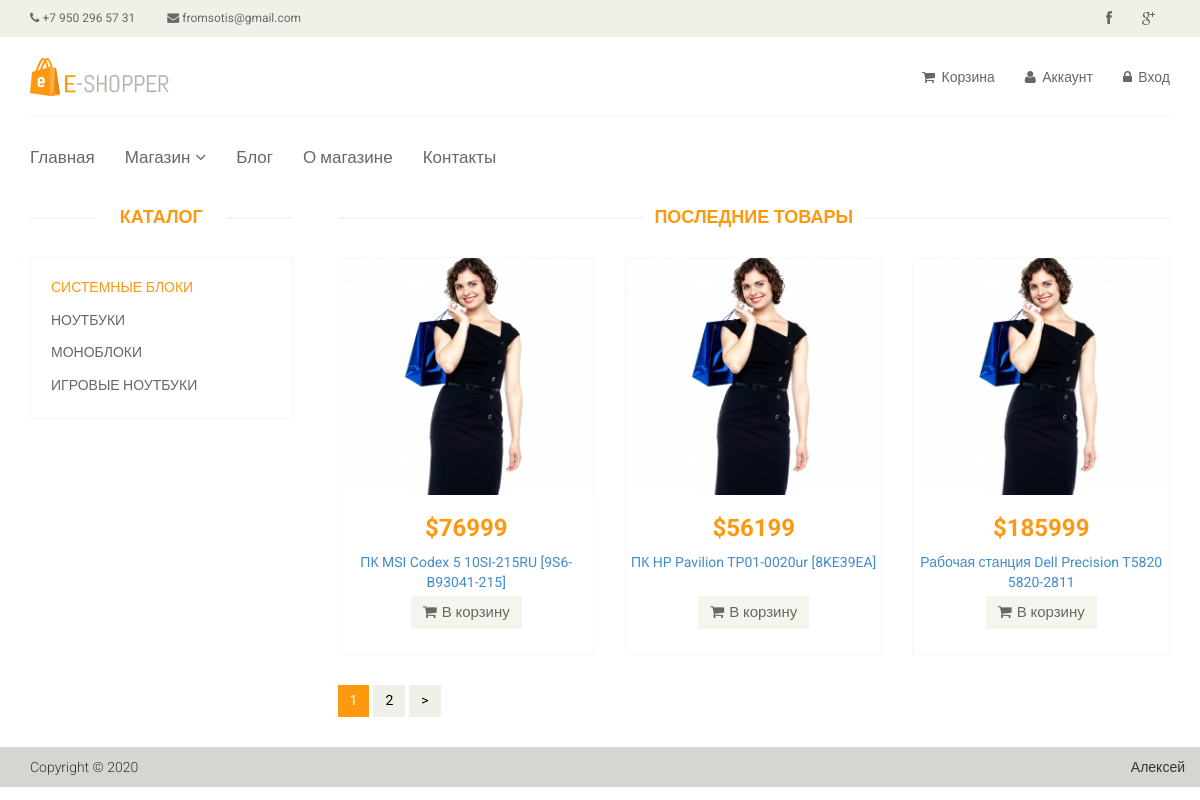
Page /category/1 on the committed database.
### tables this page shows
CREATE TABLE IF NOT EXISTS `category`
(
    `id` INT(11) NOT NULL AUTO_INCREMENT PRIMARY KEY,
    `name` VARCHAR(50) NOT NULL,
    `sort_order` INT(1) NOT NULL DEFAULT '0',
    `status` INT(1) NOT NULL DEFAULT '1'
);

CREATE TABLE IF NOT EXISTS `product`
(
    `id` INT(11) NOT NULL AUTO_INCREMENT PRIMARY KEY,
    `name` VARCHAR(255) NOT NULL,
    `category_id` INT(11) NOT NULL,
    `code` INT(11) NOT NULL,
    `price` FLOAT NOT NULL,
    `availability` INT(11) NOT NULL DEFAULT '1',  
    `brand` VARCHAR(50) NOT NULL,
    `image` VARCHAR(50) NULL DEFAULT NULL,  
    `description` TEXT NOT NULL,
    `is_new` INT(1) NOT NULL DEFAULT '0',
    `is_recommended` INT(1) NOT NULL DEFAULT '0',
    `status` INT(1) NOT NULL DEFAULT '1'
);

### config/routes.php (called while the page is built)
<?php
return [
    'product/([0-9]+)' => 'product/view/$1',
    'catalog' => 'catalog/index',
    'category/([0-9]+)/page-([0-9]+)' => 'catalog/category/$1/$2',
    'category/([0-9]+)' => 'catalog/category/$1',
    'user/register' => 'user/register',
    '' => 'site/index',
];

### controllers/CatalogController.php (called while the page is built, shortened)
<?php
class CatalogController
{
    public function actionCategory(int $categoryId, int $page = 1) : bool
    {
        $categories = Category::getCategoriesList();
        $categoryProducts = Product::getProductListByCategory($categoryId, $page);
        $total = Product::getTotalProductsInCategory($categoryId);
        $pagination = new Pagination($total, $page, Product::SHOW_BY_DEFAULT, 'page-');
        require_once (ROOT . '/views/catalog/category.php');
        return true;
    }
}

### index.php (called while the page is built, shortened)
<?php
require_once (ROOT . '/components/Autoload.php');
$router = new Router();
$router->run();

### models/Category.php (called while the page is built)
<?php
class Category
{
    public static function getCategoriesList() : array
    {
        $db = Db::getConnection();
        $categoryList = [];
        $query = "SELECT id, `name` FROM category ORDER BY sort_order ASC";
        $result = $db->query($query);
        $i = 0;
        while ($row = $result->fetch()) {
            $categoryList[$i]['id'] = $row['id'];
            $categoryList[$i]['name'] = $row['name'];
            $i++;
        }
        return $categoryList;
    }
}

### models/Product.php (called while the page is built, shortened)
<?php
class Product
{
    public static function getProductListByCategory($categoryId = false, $page = 1) : array
    {
        if ($categoryId) {
            $page = intval($page);
            $limit = self::SHOW_BY_DEFAULT;
            $offset = ($page - 1) * $limit;
            $db = Db::getConnection();
            $products = [];
            $query = "SELECT id, name, price, image, is_new FROM product
                        WHERE status = 1 AND category_id = '$categoryId'
                        ORDER BY id DESC LIMIT $limit OFFSET $offset";
            $result = $db->query($query);
            $i = 0;
            while ($row = $result->fetch()) {
                $products[$i]['id'] = $row['id'];
                $products[$i]['name'] = $row['name'];
                $products[$i]['image'] = $row['image'];
                $products[$i]['price'] = $row['price'];
                $products[$i]['is_new'] = $row['is_new'];
                $i++;
            }
            return $products;
        }
    }
    public static function getTotalProductsInCategory($categoryId) : int
    {
        $db = Db::getConnection();
        $query = "SELECT COUNT(id) as count FROM product WHERE status=1 AND category_id = $categoryId";
        $result = $db->query($query);
        $result->setFetchMode(PDO::FETCH_ASSOC);
        $row = $result->fetch();
        return $row['count'];
    }
}

### components/Autoload.php (called while the page is built, shortened)
<?php
spl_autoload_register(
    function($className)
    {
        $array_path = [
            '/models/',
            '/components/'
        ];
        foreach ($array_path as $path) {
            $path = ROOT . $path . $className . '.php';
        }
    }
);

### views/catalog/category.php (the view, shortened to what this page needs)
<?php include ROOT . '/views/layouts/header.php';?>
<section>
    <div class="container">
        <div class="row">
            <div class="col-sm-3">
                <div class="left-sidebar">
                    <h2>Каталог</h2>
                    <div class="panel-group category-products">
                        <?php foreach($categories as $categoryItem):?>
                            <div class="panel panel-default">
                                <div class="panel-heading">
                                    <h4 class="panel-title">
                                        <a href="/category/<?=$categoryItem['id'];?>" class="<?php if ($categoryId == $categoryItem['id']) {echo 'active';}?>"><?=$categoryItem['name'];?></a>
                                    </h4>
                                </div>
                            </div>
                        <?php endforeach;?>
                    </div>
                </div>
            </div>
            <div class="col-sm-9 padding-right">
                <div class="features_items">
                    <h2 class="title text-center">Последние товары</h2>
                    <?php foreach($categoryProducts as $product):?>
                        <div class="col-sm-4">
                            <div class="product-image-wrapper">
                                <div class="single-products">
                                    <div class="productinfo text-center">
                                        <img src="/template/images/home/product4.jpg" alt="" />
                                        <h2>$<?=$product['price'];?></h2>
                                        <p>
                                            <a href="/product/<?=$product['id'];?>">
                                                <?=$product['name'];?>
                                            </a>
                                        </p>
                                        <a href="<?=$product['id'];?>" class="btn btn-default add-to-cart"><i class="fa fa-shopping-cart"></i>В корзину</a>
                                    </div>
                                </div>
                            </div>
                        </div>
                    <?php endforeach;?>
                    <?=$pagination->get();?>
                </div>
            </div>
        </div>
    </div>
</section>
<?php include ROOT . '/views/layouts/footer.php';?>

### components/Router.php (shortened to what this page needs)
<?php
class Router
{
    private $routes;
    public function __construct()
    {
        $routesPath = ROOT . '/config/routes.php';
        $this->routes = include ($routesPath);
    }
    private function getUri() : string
    {
        if (!empty($_SERVER['REQUEST_URI'])) {
            return trim($_SERVER['REQUEST_URI'], '/');
        }
    }
    public function run()
    {
        $uri = $this->getUri();
        foreach ($this->routes as $uriPattern => $path) {
            if (preg_match("~$uriPattern~", $uri)) {
                $internalRoute = preg_replace("~$uriPattern~", $path, $uri);
                $segments = explode('/', $internalRoute);
                $controllerName = ucfirst(array_shift($segments)) . 'Controller';
                $actionName = 'action' . ucfirst(array_shift($segments));
                $parameters = $segments;
                $controllerObject = new $controllerName;
                $result = call_user_func_array(array($controllerObject, $actionName), $parameters);
                if ($result !== null) {
                    break;
                }
            }
        }
    }
}

### template/css/main.css (style rules this page uses)
body { font-family: 'Roboto', sans-serif; position: relative; font-weight: normal; }
a { -webkit-transition: 300ms; -moz-transition: 300ms; -o-transition: 300ms; transition: 300ms; }
h1, h2, h3, h4, h5, h6 { font-family: 'Roboto', sans-serif; }
.category-products { border: 1px solid #F7F7F0; margin-bottom: 35px; padding-bottom: 20px; padding-top: 15px; }
.left-sidebar h2, .brands_products h2 { color: #FE980F; font-family: 'Roboto', sans-serif; font-size: 18px; font-weight: 700; margin: 0 auto 30px; text-align: center; text-transform: uppercase; position: relative; z-index:3; }
.left-sidebar h2:after, h2.title:after { content: " "; position: absolute; border: 1px solid #f5f5f5; bottom:8px; left: 0; width: 100%; height: 0; z-index: -2; }
.left-sidebar h2:before { content: " "; position: absolute; background: #fff; bottom: -6px; width: 130px; height: 30px; z-index: -1; left: 50%; margin-left: -65px; }
h2.title:before { content: " "; position: absolute; background: #fff; bottom: -6px; width: 220px; height: 30px; z-index: -1; left: 50%; margin-left: -110px; }
.category-products .panel { background-color: #FFFFFF; border: 0px; border-radius: 0px; box-shadow:none; margin-bottom: 0px; }
.category-products .panel-default .panel-heading { background-color: #FFFFFF; border: 0 none; color: #FFFFFF; padding: 5px 20px; }
.category-products .panel-default .panel-heading .panel-title a { color: #696763; font-family: 'Roboto', sans-serif; font-size: 14px; text-decoration: none; text-transform: uppercase; }
.category-products .panel-default .panel-heading .panel-title a.active { color: #FE980F; }
.padding-right { padding-right: 0; }
.features_items { overflow:hidden; }
h2.title { color: #FE980F; font-family: 'Roboto', sans-serif; font-size: 18px; font-weight: 700; margin: 0 15px; text-transform: uppercase; margin-bottom: 30px; position: relative; }
.product-image-wrapper { border:1px solid #F7F7F5; overflow: hidden; margin-bottom:30px; }
.single-products { position: relative; }
.productinfo h2 { color: #FE980F; font-family: 'Roboto', sans-serif; font-size: 24px; font-weight: 700; }
.productinfo p { font-family: 'Roboto', sans-serif; font-size: 14px; font-weight: 400; color: #696763; height: 34px; }
.productinfo img { width: 100%; }
.productinfo { position:relative; }
.add-to-cart { background:#F5F5ED; border: 0 none; border-radius: 0; color: #696763; font-family: 'Roboto', sans-serif; font-size: 15px; margin-bottom: 25px; }
.add-to-cart i { margin-right:5px; }

### rows in the picture
category: name "СИСТЕМНЫЕ БЛОКИ"
category: name "НОУТБУКИ"
category: name "МОНОБЛОКИ"
category: name "ИГРОВЫЕ НОУТБУКИ"
product: price "76999", name "ПК MSI Codex 5 10SI-215RU [9S6-B93041-215]"
product: price "56199", name "ПК HP Pavilion TP01-0020ur [8KE39EA]"
product: price "185999", name "Рабочая станция Dell Precision T5820 5820-2811"

### other values in the picture
$text "2"
$text ">"
